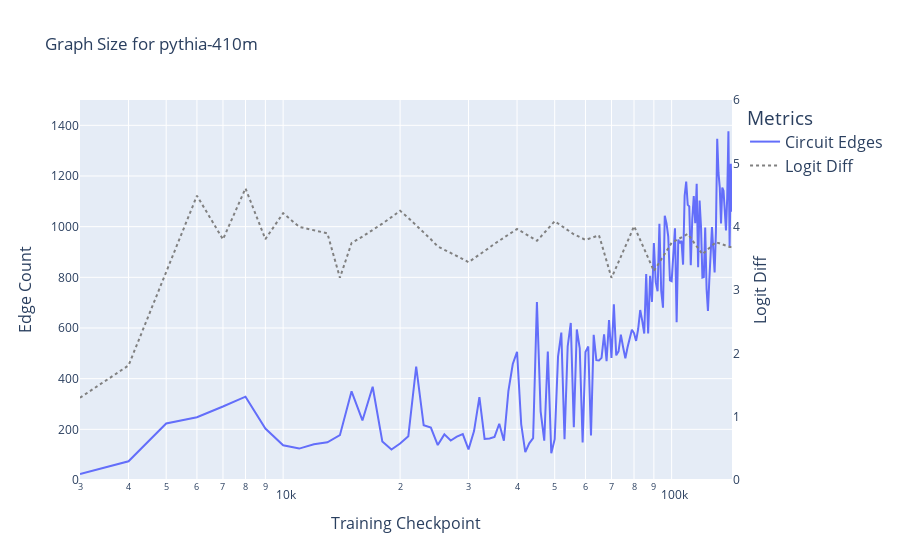

The notebook cell this image was saved under:
### Markdown cell above
### Graph Size

### Code cell
plot_graph_metric(
    edge_count_df, 
    'num_edges', 
    perf_metric_dict, 
    f'Graph Size for {MODEL_NAME}', 
    right_y_title="Logit Diff",
    y_ranges=((0, 1500), (0, 6)), 
    left_y_title="Edge Count", 
    x_axis_col='checkpoint', 
    log_x=True,
    output_path = OUTPUT_DIR
)

### Figure 1 — Plotly figure (JSON) as saved in the notebook; plotly's stock layout.template omitted (floating-point values rounded to 4 significant figures; data arrays with more than 128 entries replaced by an {"elided": "..."} marker saying what was removed)
{"data": [{"hovertemplate": "variable=Circuit Edges<br>checkpoint=%{x}<br>value=%{y}<extra></extra>", "legendgroup": "Circuit Edges", "line": {"color": "#636efa", "dash": "solid"}, "marker": {"symbol": "circle"}, "mode": "lines", "name": "Circuit Edges", "orientation": "v", "showlegend": true, "type": "scatter", "x": {"elided": "141 int values"}, "xaxis": "x", "y": {"elided": "141 int values"}, "yaxis": "y"}, {"line": {"color": "gray", "dash": "dot", "width": 2}, "mode": "lines", "name": "Logit Diff", "type": "scatter", "x": {"elided": "141 int values"}, "y": {"elided": "141 float values"}, "yaxis": "y2"}], "layout": {"legend": {"font": {"size": 16}, "title": {"text": "Metrics"}, "tracegroupgap": 0}, "title": {"text": "Graph Size for pythia-410m"}, "xaxis": {"anchor": "y", "domain": [0, 1], "title": {"font": {"size": 16}, "text": "Training Checkpoint"}, "type": "log"}, "yaxis": {"anchor": "x", "domain": [0, 1], "range": [0, 1500], "title": {"font": {"size": 16}, "text": "Edge Count"}}, "yaxis2": {"overlaying": "y", "range": [0, 6], "showgrid": false, "side": "right", "title": {"font": {"size": 16}, "text": "Logit Diff"}}}}
